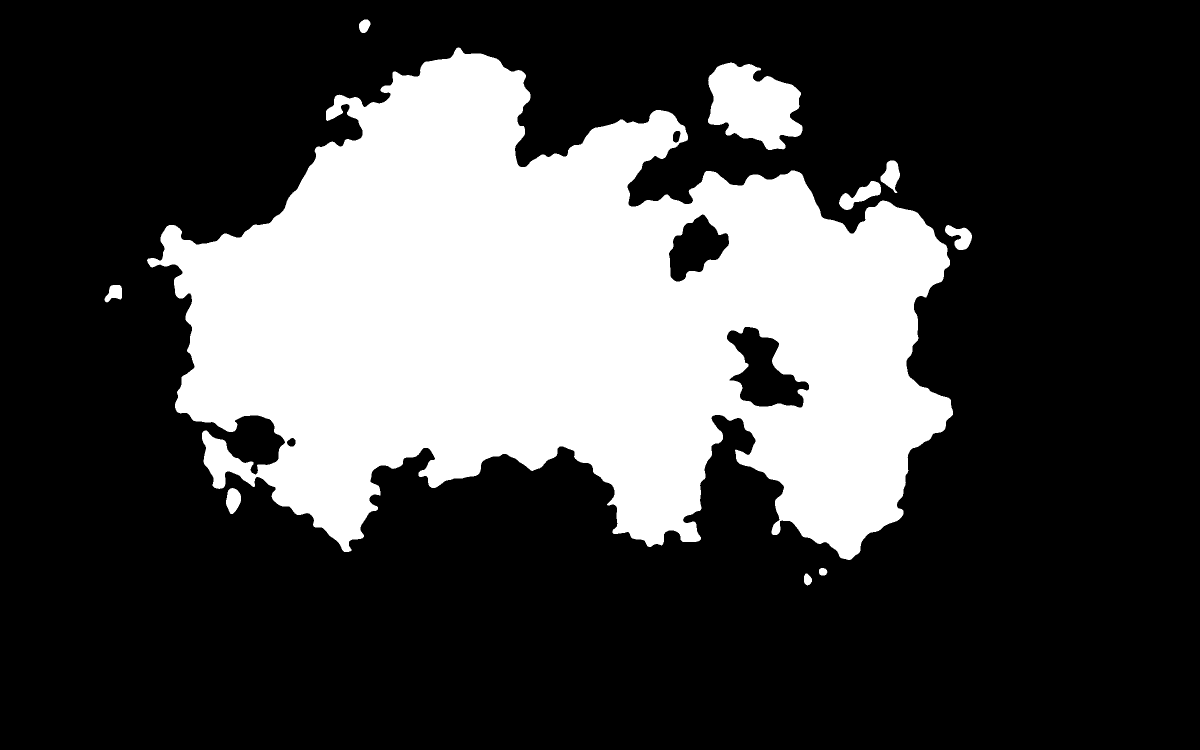
#> input picture maskeden-merak/projeler/ornek/maske.png, 2400 x 1500 px (shown at 1/2 size)
$ python merak_duzelt.py ../maskeden-merak/projeler/ornek/maske.png out.png
#> lines starting #> are read from the running program, lines starting #| are printed output that depends on the picture; after the words box and inside, x2 and y2 are one past the last pixel; in counts of white or black regions, pixels touching at a corner belong together
"""Merak birleşik haritasında sahibin işaretlediği yapay görünen kara alanlarını bizim yüksekliklerle değiştirir.

Bölgeler (Merak 8k dışa aktarım koordinatları): Mavi Dağlar'ın batısındaki düz şerit ve Sarı Ön Havzası ile Uzun Yarımada.
Yalnız kara pikselleri değişir; deniz pikselleri gri değeriyle aynen kalır. Kenarda 15 piksellik (8k) geçiş.
Kullanım: python3 merak_duzelt.py GIRDI_16k.png CIKTI_16k.png
"""
import json, sys
import numpy as np
from PIL import Image
from scipy import ndimage
from matplotlib.path import Path
from merak_birlestir import coz, kodla, S

Image.MAX_IMAGE_PIXELS = None
H8, W8 = 3859, 8000


def _p(c):
    return [(3150 + x * 1.7, 800 + y * 1.7) for x, y in c]


BOLGE = [_p([(370, 40), (400, 90), (390, 170), (370, 240), (335, 300), (290, 290), (265, 230), (275, 120), (300, 60)]),
         _p([(470, 465), (520, 500), (520, 580), (500, 630), (455, 660), (425, 610), (415, 530), (435, 480)])]
GECIS = 15


def bizim(y8, x8):
    """Merak 8k koordinatlarında bizim yükseklik (tam çözünürlüklü benzer_z; dışında v2 dolgusu)."""
    o = json.load(open("merak/v2_olcek.json")); c0, r0 = o["kita_kutusu_px"][:2]
    s, sy, ox, oy = json.load(open("merak/birlesik_olcek.json"))["kayit"]
    ksy, ksx, koy, kox = o["kayit"]
    z = np.load("cikti/benzer_z.npy").astype(np.float32)
    kk = (np.asarray(Image.open("maske.png").convert("L")) > 127).astype(np.float32)
    kara5 = np.asarray(Image.open("merak/v2_kita_kara_16bit.png")).astype(np.float32) / 65535 * o["en_yuksek_m"]
    ry, rx = y8 * sy + oy - r0, x8 * s + ox - c0
    my, mx = ry * ksy + koy, rx * ksx + kox
    biz = ndimage.map_coordinates(z, [my, mx], order=1)
    bk = ndimage.map_coordinates(kk, [my, mx], order=1) > 0.5
    return np.maximum(np.where(bk, biz, ndimage.map_coordinates(kara5, [ry, rx], order=1)), 5)


def main():
    g = np.asarray(Image.open(sys.argv[1])).astype(np.int32); H, W = g.shape
#> after `g = np.asarray(Image.open(sys.argv[1])).astype(np.int32)`: g: shape (1500, 2400) int32; 27.6% white; 10 white regions, largest, box (x1, y1, x2, y2) and area: (294, 95, 1906, 1120) 964137, (1416, 125, 1605, 300) 22400, (1678, 362, 1762, 420) 2116
#> after `H, W = g.shape`: H = 1500; W = 2400
    fy, fx = H8 / H, W8 / W
#> fy = 2.57; fx = 3.33
    # bölge ağırlığı 8k'da
    yy, xx = np.mgrid[0:H8, 0:W8]
    ic = np.zeros((H8, W8), bool)
    for b in BOLGE:
        x0, y0 = np.min(b, 0).astype(int) - 2; x1, y1 = np.max(b, 0).astype(int) + 3
        pts = np.c_[xx[y0:y1, x0:x1].ravel(), yy[y0:y1, x0:x1].ravel()]
        ic[y0:y1, x0:x1] |= Path(b).contains_points(pts).reshape(y1 - y0, x1 - x0)
    w8 = np.clip(ndimage.distance_transform_edt(ic) / GECIS, 0, 1).astype(np.float32)
    ys, xs = np.nonzero(ic); a0, a1 = int(ys.min() / fy) - 2, int(ys.max() / fy) + 3
#> after `a0, a1 = (int(ys.min() / fy) - 2, int(ys.max() / fy) + 3)`: a0 = 335; a1 = 749
    out = g.copy()
    Y, X = np.mgrid[a0:a1, 0:W].astype(np.float32)
    y8, x8 = (Y + 0.5) * fy - 0.5, (X + 0.5) * fx - 0.5
    w = ndimage.map_coordinates(w8, [y8, x8], order=1)
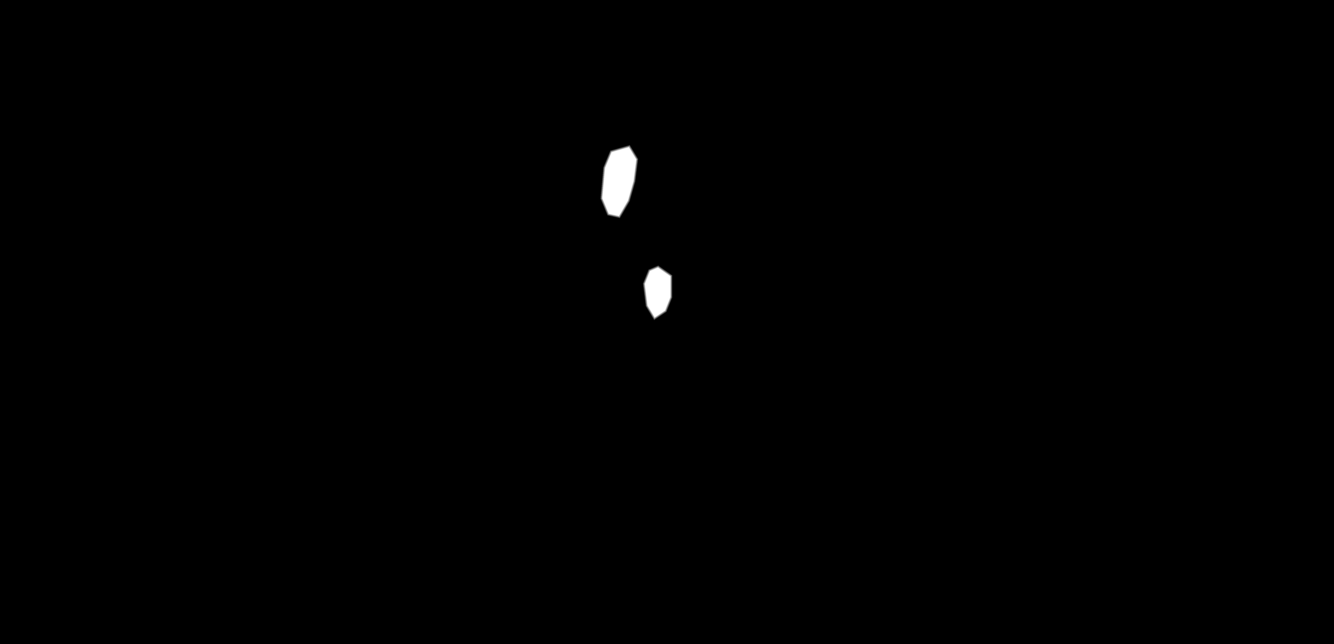
#> w8: shape (3859, 8000) float32 (shown at 1/6 size); min 0, max 1, mean 0.00335
    gg = g[a0:a1]; sel = (w > 1e-3) & (gg > S)
#> after `gg = g[a0:a1]`:
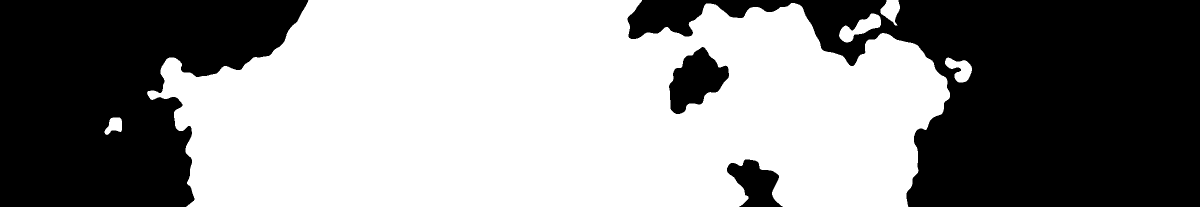
#> gg: shape (414, 2400) int32 (shown at 1/2 size); 54.9% white; 4 black regions, box (x1, y1, x2, y2) and area: (1255, 0, 2400, 414) 255967, (0, 0, 617, 414) 177019, (1338, 94, 1458, 228) 9264, (1454, 319, 1566, 414) 6261
#> after `sel = (w > 0.001) & (gg > S)`: sel: shape (414, 2400) bool; every value is 0
    h = bizim(y8[sel], x8[sel])
    blok = out[a0:a1]; blok[sel] = kodla(w[sel] * h + (1 - w[sel]) * coz(gg[sel])); out[a0:a1] = blok
    Image.fromarray(out.astype(np.uint16)).save(sys.argv[2])
    print("değişen piksel", int(sel.sum()))


if __name__ == "__main__":
#> (the run stopped early here; a loop or call above may not have finished)
